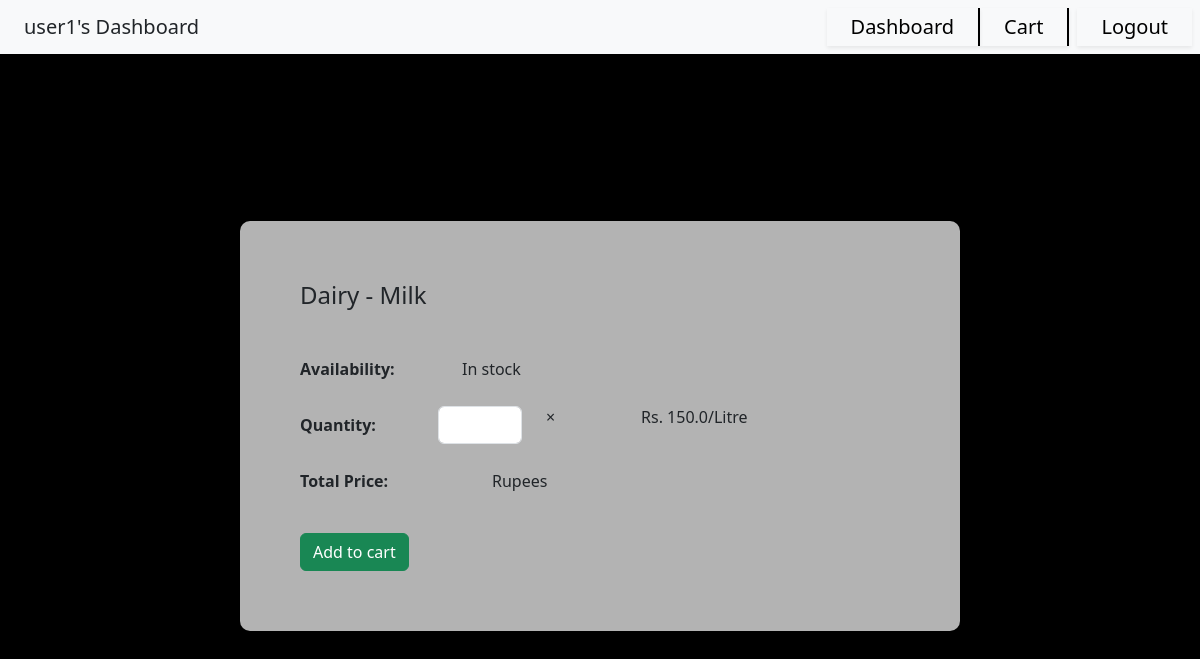
The page /user1/cart_addition/prod_10 on the database its author committed.
### application/models.py (models this page shows)
class Category(db.Model):
    __tablename__ = 'Category'
    CID = db.Column(db.Integer, autoincrement=True, primary_key=True)
    Name = db.Column(db.String(collation='NOCASE'), unique=True, nullable=False)
    products = db.relationship("Product", back_populates="cat", cascade='all, delete-orphan', passive_deletes=True)

class Product(db.Model):
    __tablename__ = 'Product'
    PID = db.Column(db.Integer, autoincrement=True, primary_key=True)
    Name = db.Column(db.String(collation='NOCASE'), unique=True, nullable=False)
    Price = db.Column(db.Float, nullable=False)
    Unit = db.Column(db.String, nullable=False)
    Stock = db.Column(db.Integer, nullable=False)
    CID = db.Column(db.Integer, db.ForeignKey('Category.CID', ondelete='CASCADE'))
    cat = db.relationship("Category", back_populates="products")
    ords = db.relationship("Order_Details", back_populates="product")

### application/user_actions.py (the view)
@app.route("/<usr>/cart_addition/prod_<pid>")
def define_item_qty(usr, pid):
    p = Product.query.filter(Product.PID == pid).first()
    c = Category.query.filter(Category.CID == p.CID).first()
    return render_template("add_to_cart.html", user=usr, prod=p, cat = c)

### templates/add_to_cart.html (shortened to what this page needs)
<!DOCTYPE html>
<html>
    <head>
        <link href="https://cdn.jsdelivr.net/npm/bootstrap@5.3.1/dist/css/bootstrap.min.css" rel="stylesheet">
        <link href="{{ url_for('static', filename='css/dash.css') }}" rel="stylesheet">
    </head>
    <body id="body">
        <nav id = "nav" class="navbar sticky-top bg-body-tertiary text-center">
            <div class="nav" style = "text-align:left;">
                {{ user }}'s Dashboard
            </div>
            <div class="clickable nav shadow-sm" style = "margin-left:auto;text-align:right; border-right:2px solid black;">
                <a href="/{{ user }}/user_dashboard" style = "text-decoration:none; color:black;">Dashboard</a>
            </div>
            <div class="clickable nav shadow-sm" style = "margin-right:1vh; text-align:center;border-right:2px solid black;">
                <a href="/{{ user }}/cart" style = "text-decoration:none; color:black;">Cart</a>
            </div>
            <div class="clickable nav shadow-sm" style = "margin-right:1vh; text-align:left;">
                <a href="/login" style = "text-decoration:none; color:black;">Logout</a>
            </div>
        </nav>
        <div id = "content" class="container" style="background-color:rgba(255, 255, 255, 0.0);">
            <div id = "form-wrap">
                <h4 class="mb-5">{{ cat.Name }} - {{ prod.Name }}</h4>
                <form style = "width:50vw">
                    <div class = "row g-5 align-items-center mb-2">
                        <div class="col-auto col-sm-3">
                            <b><p>Availability:</p></b>
                        </div>
                        <div class="col-auto col-sm-6">
                            <p>{% if prod.Stock > 0 %}In stock{% else %}Out of Stock{% endif %}</p>
                        </div>
                    </div>
                    <div class = "row g-5 align-items-center mb-4">
                        <div class="col-auto col-sm-3" style="padding-right:0;">
                            <b><label for="prod-qty" class="col-form-label">Quantity:</label></b>
                        </div>
                        <div class="col-auto col-sm-2"style="padding-left:0;">
                            <input type="number" class="form-control" id="prod-qty" oninput = "calc({{prod.Price}})">
                        </div>
                        <div class="col-auto col-sm-1" style="padding:0;">
                            <p>&times;</p>
                        </div>
                        <div class="col-auto col-sm-2" style="padding:0; text-align:right;">
                             <p>Rs. {{ prod.Price}} </p>
                        </div>
                        <div class="col-auto col-sm-1" style="padding:0;">
                            <p> {{ prod.Unit}} </p>
                        </div>
                    </div>
                    <div class = "row g-5 align-items-center mb-4">
                        <div class="col-auto col-sm-3">
                            <b><p>Total Price:</p></b>
                        </div>
                        <div class="col-auto col-sm-1"style="padding:0;">
                        </div>
                        <div class="col-auto col-sm-1" style="padding:0;">
                            <p> Rupees </p>
                        </div>
                    </div>
                    <div class="col-5">
                        <button type="button" class="btn btn-success" {% if prod.Stock == 0 %}disabled{% endif %} onclick = "add('{{ user }}', '{{ prod.PID }}')">Add to cart</button>
                    </div>
                </form>
            </div>
        </div>
    </body>
</html>

### static/css/dash.css (style rules this page uses)
.navbar { width:100%; }
.nav { padding-top:0.5vh; padding-bottom:0.5vh; padding-left:2vw; padding-right:2vw; width:fit-content; font-size:2.5vh; height:100%; }
#content { min-height:93vh; display:flex; flex-direction:column; justify-content:center; align-items:center; background-color:rgba(255, 255, 255, 0.7); }

### rows shown on the page
Category: Name "Dairy"
Product: Name "Milk", Price "150.0", Unit "/Litre"

### other values the page prints
{{ user }} "user1"
